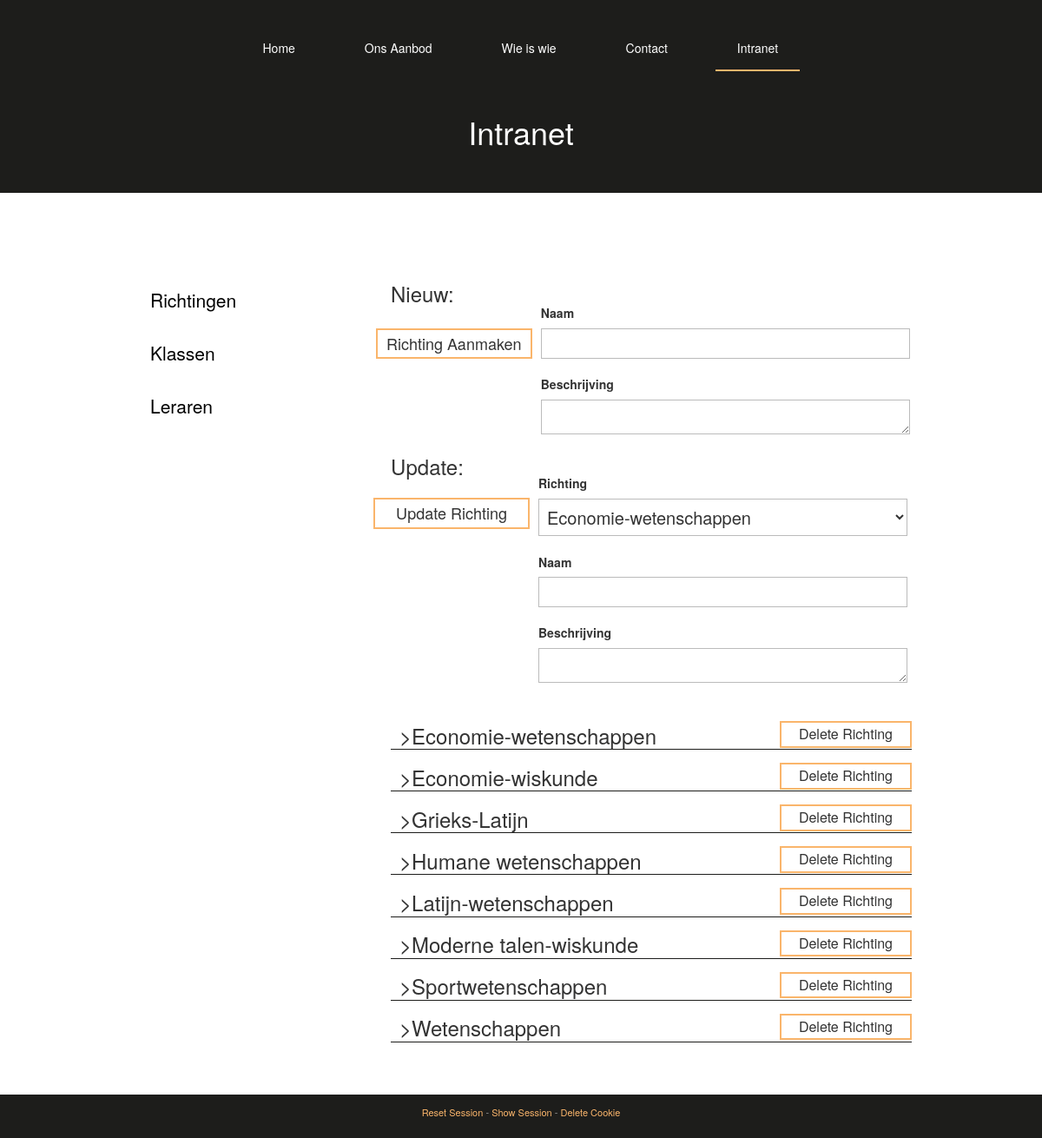
Page /intranet on the committed database.
### tables this page shows
CREATE TABLE "richtingen" (
	`richting_id`	INTEGER PRIMARY KEY AUTOINCREMENT UNIQUE,
	`name`	TEXT UNIQUE,
	`description`	TEXT
);

### project/views.py (the view)
@app.route('/intranet', methods=['GET', 'POST'])
@app.route('/intranet/<option>', methods=['GET', 'POST'])
def intranet(option='richtingen'):
	session_add_page('intranet')
	aanbodArray = ''
	klasArray = ''
	leraarArray = ''
	richtingForm = CreateRichtingenForm(request.form)
	klasForm = CreateKlasForm(request.form)
	leraarForm = CreateLeraarForm(request.form)
	updateForm = UpdateForm(request.form)
	if option == "richtingen":
		aanbodArray = get_aanbod()
		richting_ids = get_richting_id()
		updateForm.update_id.choices = richting_ids
	elif option == "klassen":
		klasArray = get_klassen()
		richting_ids = get_richting_id()
		klasForm.richting.choices = richting_ids
	elif option == "leraren":
		leraarArray = get_leraren()
	try:
		if request.method == 'POST':
			whichForm = request.form.get('button')
			formValue = []
			to_do = ""
			note = ""
			url = ""
			refresh = 0
			if whichForm == 'Richting Aanmaken':
				url = '/richtingen'
				if richtingForm.validate():
					formValue =	[request.form.get('naam'),
								request.form.get('description')]
					to_do = "INSERT INTO richtingen (name,description) VALUES (?, ?)"
					note = "Richting aangemaakt!"
					refresh = 1;
					url = '/richtingen'
				else:
					note = "Not valid! Try again"
			elif whichForm == 'Update Richting':
				if richtingForm.validate():
					formValue =	[request.form.get('naam'),
								request.form.get('description'),
								request.form.get('update_id')]
					to_do = "UPDATE richtingen SET name = ?, description = ? where richting_id = ?"
					note = "Richting geupdate!"
					refresh = 1;
					url = '/richtingen'
				else:
					note = "Not valid! Try again"
			elif whichForm == 'Delete Richting':
				formValue = [request.form.get('delete-id')]
				to_do = "DELETE FROM richtingen WHERE richting_id = ?"
				note = "Richting gedelete!"
				refresh = 1;
				url = '/richtingen'
			elif whichForm == 'Klas Aanmaken':
					formValue =	[request.form.get('jaar'),
								request.form.get('richting')]
					to_do = "INSERT INTO klassen (jaar,richting_id) VALUES (?, ?)"
					note = "Klas aangemaakt!"
					refresh = 1;
					url = '/klassen'
			elif whichForm == 'Update Klas':
				formValue = []
				to_do = ""
				note = "Klas geupdate!"
				refresh = 1;
				url = '/klassen'
			elif whichForm == 'Delete Klas':
				formValue = [request.form.get('delete-id')]
				to_do = "DELETE FROM klassen WHERE klas_id = ?"
				note = "Klas gedelete!"
				refresh = 1;
				url = '/klassen'
			if whichForm == 'Leraar Aanmaken':
				url = '/leraren'
				if leraarForm.validate():
					formValue =	[request.form.get('voornaam'),
								request.form.get('achternaam'),
								request.form.get('email'),
								request.form.get('vakken')]
					to_do = "INSERT INTO leraren (voornaam,naam,email,vakken) VALUES (?, ?, ?, ?)"
					note = "Leraar aangemaakt!"
					refresh = 1;
				else:
					note = "Not valid! Try again"
			elif whichForm == 'Update Leraar':
				formValue = []
				to_do = ""
				note = "Leraar geupdate!"
				refresh = 1;
				url = '/leraren'
			elif whichForm == 'Delete Leraar':
				formValue = [request.form.get('delete-id')]
				to_do = "DELETE FROM leraren WHERE leraar_id = ?"
				note = "Leraar gedelete!"
				refresh = 1;
				url = '/leraren'
			db = get_db()
			db.execute(to_do, (formValue));
			db.commit()
			flash(note)
			return redirect(url_for('intranet') + url)
	except KeyError:
		return 'error'
	return set_cookie(render_template('intranet.html', option=option, leraarArray=leraarArray, aanbodArray=aanbodArray, klasArray=klasArray, leraarForm=leraarForm, richtingForm=richtingForm, klasForm=klasForm, updateForm=updateForm))

### project/forms.py
class CreateRichtingenForm(Form):
	naam = StringField('Naam', [validators.Length(min=5, max=35), validators.required()])
	description = TextAreaField('Beschrijving', [validators.Length(min=10, max=500), validators.required()])

class CreateKlasForm(Form):
	jaar = SelectField(u'Jaar', choices=[('1', '1e jaars'), ('2', '2e jaars'), ('3', '3e jaars'), ('3', '3e jaars'), ('4', '4e jaars'), ('5', '5e jaars'), ('6', '6e jaars')])
	richting = SelectField(u'Richting', choices=[], coerce=int)

### project/views.py (called while the page is built)
def connect_db():
	db = sqlite3.connect('school.db')
	return db

def get_db():
    if not hasattr(g, 'sqlite_db'):
        g.sqlite_db = connect_db()
    return g.sqlite_db

def set_cookie(link=None):
	url = link
	response = app.make_response(url)
	response.set_cookie('Atheneum Antwerpen', value='visited')
	return response

def session_add_page(currentPage=None):
	if 'page' in session.keys():
		page_list = session['page']
		page_list.append(currentPage)
		page_list = page_list[-10:] # only last 10 pages into session, : to avoid error if empty
		session['page'] = page_list
	else:
		session['page'] = [currentPage]
	return

def get_aanbod():
	db = get_db()
	aanbod = db.execute('SELECT * FROM richtingen')
	db.commit()
	aanbodArray = []
	for row in aanbod:
		aanbodArray.append( row )
	return aanbodArray

def get_richting_id():
	db = get_db()
	id_ = db.execute('SELECT richting_id, name FROM richtingen')
	db.commit()
	ids = []
	for row in id_:
		ids.append( row )
	return ids

### project/templates/intranet.html (shortened to what this page needs)
{% extends "index.html" %}
{% block title %}Intranet{% endblock %}
{% set title = 'intranet' %}
{% block content %}
	<div>
		{% from "_macros.html" import flashes %}
	</div>
	{% from "_macros.html" import render_field %}
	<div class="wrapper cfx">
		<div>
			<ul id="nav">
				<li {% if option == 'Richtingen' %}class="active"{% endif %}><a href="{{ url_for('intranet') }}/richtingen">Richtingen</a></li>
				<li {% if option == 'Klassen' %}class="active"{% endif %}><a href="{{ url_for('intranet') }}/klassen">Klassen</a></li>
				<li {% if option == 'Leraren' %}class="active"{% endif %}><a href="{{ url_for('intranet') }}/leraren">Leraren</a></li>
			</ul>
		</div>
		<div>
			{% if option == 'richtingen' %}
			<h4>Nieuw:</h4>
			<form method="post" action="{{ url_for('intranet') }}" class="new">
				<p><input type="submit" name='button' value="Richting Aanmaken">
				<dl>
					{{ render_field(richtingForm.naam) }}
					{{ render_field(richtingForm.description) }}
				</dl>
			</form>
			<h4>Update:</h4>
			<form method="post" action="{{ url_for('intranet') }}" class="new update">
				<p><input type="submit" name='button' value="Update Richting">
				<dl>
					{{ render_field(updateForm.update_id)}}
					{{ render_field(richtingForm.naam) }}
					{{ render_field(richtingForm.description) }}
				</dl>
			</form>
			<ul class="study cfx">
				{% for richting in aanbodArray %}
				<li>
					<div>
						<form method="post" action="{{ url_for('intranet') }}" class="delete">
							<p><input type="submit" name='button' value="Delete Richting" class="deletebtn"></p>
						</form>
						<button class="dropdown"><h3><span>></span>{% for info in richting %}{% if loop.index == 2 %}{{ info }}{% endif %}{% endfor %}</h3></button>
					</div>
				</li>
				{% endfor %}
			</ul>
			{% endif %}
		</div>
	</div>
{% endblock %}

### project/static/style.css (style rules this page uses)
.cfx:after { content: ""; display: table; clear: both; }
p { font-size: 18px; }
a { color: #FAB56B; }
ul { list-style-type: none; padding-left: 0; }
.wrapper { max-width: 900px; margin: 0 auto; }
.study li { margin: 15px 0 0; }
.study li p { font-size: 16px; }
.study button h3 { padding-left: 10px; margin: 0; line-height: 130%; }
.study button { background: none !important; color: inherit; border: none; padding: 0! important; font: inherit; cursor: pointer; outline: inherit !important; width: 100%; text-align: left; border-bottom: 1px solid #1d1d1b; }
#intranet > div > div:first-child { width: 300px; float: left; margin-bottom: 440px; }
#intranet > div > div:last-child { width: 600px; float: left; }
#intranet #nav { margin: 0; }
#intranet #nav li { font-size: 1.5em; padding: 5.5px 0; width: 180px; border-left: 3px solid #fff; transition: 0.15s all; }
#intranet #nav li:nth-child(2) { margin: 20px 0; }
#intranet #nav li a { color: #000; padding: 9px 70px 9px 20px; }
#intranet > div { margin-bottom: 20px !important; min-height: 33px; }
#intranet h4 { float: left; margin-right: 50px; margin-top: 0; font-size: 24px; }
#intranet .new { float: left; width: 475px; padding-left: 50px; margin-top: 40px; }
#intranet .new p input, #intranet .new dd input, #intranet .new dd textarea, #intranet .new dd select { background: none !important; color: inherit; border: none; padding: 0; font: inherit; outline: inherit !important; }
#intranet .new dd textarea { max-width: 425px; min-width: 425px; min-height: 40px; height: 40px; }
#intranet .new dd input, #intranet .new dd select { width: 100%; }
#intranet .new dd input, #intranet .new dd textarea, #intranet .new dd select { border: 1px solid #bbb; padding: 2px 5px; font-size: 20px; transition: 0.15s all; }
#intranet .new p input { border: 2px solid #FAB56B; padding: 3px 10px; position: relative; top: 13px; left: -100px; transform: translateX(-50%); font-size: 1em; transition: 0.15s all; width: 180px; }
#intranet .new dl { margin-top: -60px; }
.delete { float: right; position: relative; margin-top: -40px; top: 40px; }
.delete p input { background: none !important; color: inherit; border: none; font: inherit; outline: inherit !important; border: 2px solid #FAB56B; padding: 2px 20px; font-size: 1em; transition: 0.15s all; z-index: 10; position: relative; }
#intranet .new dd select { padding: 5px 5px; }
#intranet .update { margin-left: 120px; margin-bottom: 20px; margin-top: 0; }

### rows in the picture
richtingen: name "Economie-wetenschappen"
richtingen: name "Economie-wiskunde"
richtingen: name "Grieks-Latijn"
richtingen: name "Humane wetenschappen"
richtingen: name "Latijn-wetenschappen"
richtingen: name "Moderne talen-wiskunde"
richtingen: name "Sportwetenschappen"
richtingen: name "Wetenschappen"

### other values in the picture
{{ field.label }} "Naam Beschrijving Richting Naam Beschrijving"
